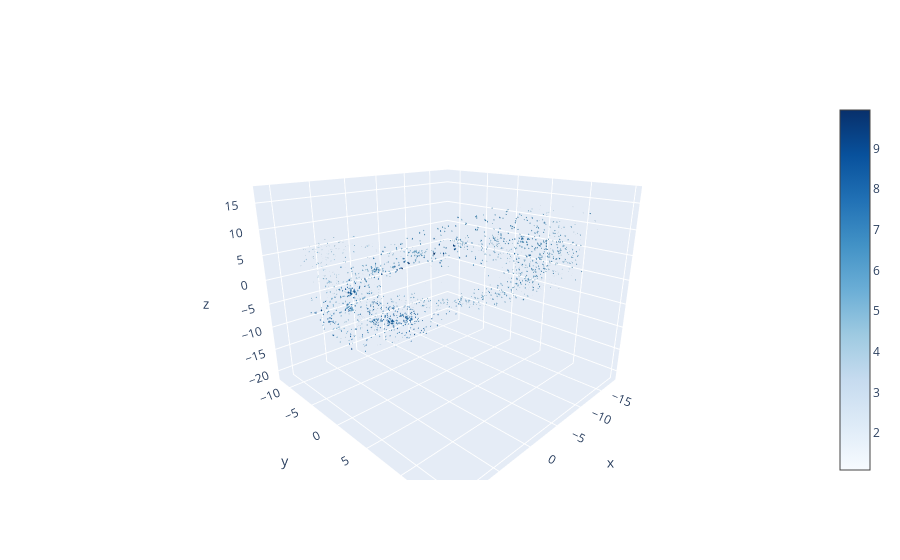

The notebook cell saved with this chart:
### Code cell
fig = go.Figure(data = go.Cone(
    x=df['x'],
    y=df['y'],
    z=df['z'],
    u=df['u'],
    v=df['v'],
    w=df['w'],
    colorscale='Blues',
    sizemode="absolute",
    sizeref=40))

fig.update_layout(scene=dict(aspectratio=dict(x=1, y=1, z=0.8),
                             camera_eye=dict(x=1.2, y=1.2, z=0.6)))

fig.show()

### Figure 1 — Plotly figure (JSON) as saved in the notebook; plotly's stock layout.template omitted (floating-point values rounded to 4 significant figures; data arrays with more than 128 entries replaced by an {"elided": "..."} marker saying what was removed)
{"data": [{"colorscale": [[0, "rgb(247,251,255)"], [0.125, "rgb(222,235,247)"], [0.25, "rgb(198,219,239)"], [0.375, "rgb(158,202,225)"], [0.5, "rgb(107,174,214)"], [0.625, "rgb(66,146,198)"], [0.75, "rgb(33,113,181)"], [0.875, "rgb(8,81,156)"], [1, "rgb(8,48,107)"]], "sizemode": "absolute", "sizeref": 40, "type": "cone", "u": {"elided": "2000 float values"}, "v": {"elided": "2000 float values"}, "w": {"elided": "2000 float values"}, "x": {"elided": "2000 float values"}, "y": {"elided": "2000 float values"}, "z": {"elided": "2000 float values"}}], "layout": {"scene": {"aspectratio": {"x": 1, "y": 1, "z": 0.8}, "camera": {"eye": {"x": 1.2, "y": 1.2, "z": 0.6}}}}}
